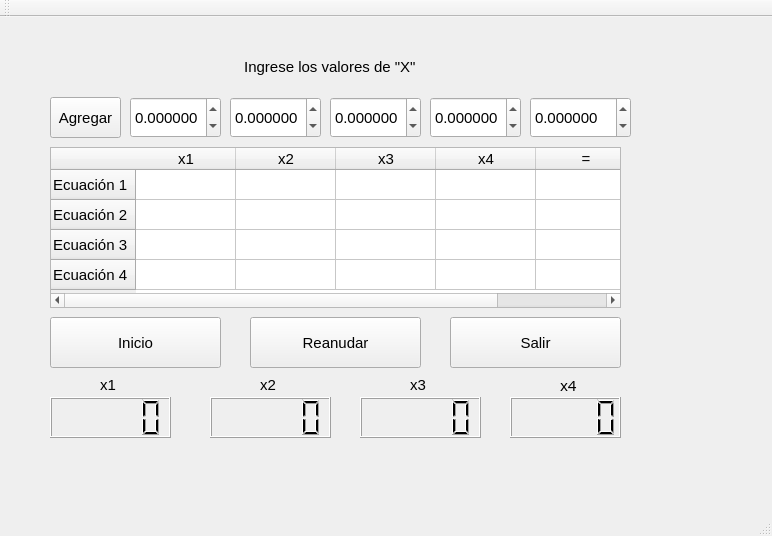
<?xml version="1.0" encoding="UTF-8"?>
<ui version="4.0">
 <class>Gauss</class>
 <widget class="QMainWindow" name="Gauss">
  <property name="geometry">
   <rect>
    <x>0</x>
    <y>0</y>
    <width>772</width>
    <height>536</height>
   </rect>
  </property>
  <property name="font">
   <font>
    <pointsize>11</pointsize>
   </font>
  </property>
  <property name="windowTitle">
   <string>Gauss</string>
  </property>
  <widget class="QWidget" name="centralWidget">
   <widget class="QTableWidget" name="tabla">
    <property name="geometry">
     <rect>
      <x>50</x>
      <y>130</y>
      <width>571</width>
      <height>161</height>
     </rect>
    </property>
    <row>
     <property name="text">
      <string>Ecuación 1</string>
     </property>
    </row>
    <row>
     <property name="text">
      <string>Ecuación 2</string>
     </property>
    </row>
    <row>
     <property name="text">
      <string>Ecuación 3</string>
     </property>
    </row>
    <row>
     <property name="text">
      <string>Ecuación 4</string>
     </property>
    </row>
    <column>
     <property name="text">
      <string>x1</string>
     </property>
    </column>
    <column>
     <property name="text">
      <string>x2</string>
     </property>
    </column>
    <column>
     <property name="text">
      <string>x3</string>
     </property>
    </column>
    <column>
     <property name="text">
      <string>x4</string>
     </property>
    </column>
    <column>
     <property name="text">
      <string>=</string>
     </property>
    </column>
   </widget>
   <widget class="QPushButton" name="Inicio">
    <property name="geometry">
     <rect>
      <x>50</x>
      <y>300</y>
      <width>171</width>
      <height>51</height>
     </rect>
    </property>
    <property name="text">
     <string>Inicio</string>
    </property>
   </widget>
   <widget class="QPushButton" name="Reanudar">
    <property name="geometry">
     <rect>
      <x>250</x>
      <y>300</y>
      <width>171</width>
      <height>51</height>
     </rect>
    </property>
    <property name="text">
     <string>Reanudar</string>
    </property>
   </widget>
   <widget class="QPushButton" name="Salir">
    <property name="geometry">
     <rect>
      <x>450</x>
      <y>300</y>
      <width>171</width>
      <height>51</height>
     </rect>
    </property>
    <property name="text">
     <string>Salir</string>
    </property>
   </widget>
   <widget class="QLCDNumber" name="p1">
    <property name="geometry">
     <rect>
      <x>50</x>
      <y>380</y>
      <width>121</width>
      <height>41</height>
     </rect>
    </property>
   </widget>
   <widget class="QLCDNumber" name="p2">
    <property name="geometry">
     <rect>
      <x>210</x>
      <y>380</y>
      <width>121</width>
      <height>41</height>
     </rect>
    </property>
   </widget>
   <widget class="QLCDNumber" name="p4">
    <property name="geometry">
     <rect>
      <x>510</x>
      <y>380</y>
      <width>111</width>
      <height>41</height>
     </rect>
    </property>
   </widget>
   <widget class="QLCDNumber" name="p3">
    <property name="geometry">
     <rect>
      <x>360</x>
      <y>380</y>
      <width>121</width>
      <height>41</height>
     </rect>
    </property>
   </widget>
   <widget class="QLabel" name="label">
    <property name="geometry">
     <rect>
      <x>100</x>
      <y>360</y>
      <width>21</width>
      <height>16</height>
     </rect>
    </property>
    <property name="text">
     <string>x1</string>
    </property>
   </widget>
   <widget class="QLabel" name="label_2">
    <property name="geometry">
     <rect>
      <x>410</x>
      <y>360</y>
      <width>21</width>
      <height>16</height>
     </rect>
    </property>
    <property name="text">
     <string>x3</string>
    </property>
   </widget>
   <widget class="QLabel" name="label_3">
    <property name="geometry">
     <rect>
      <x>260</x>
      <y>360</y>
      <width>21</width>
      <height>16</height>
     </rect>
    </property>
    <property name="text">
     <string>x2</string>
    </property>
   </widget>
   <widget class="QLabel" name="label_4">
    <property name="geometry">
     <rect>
      <x>560</x>
      <y>360</y>
      <width>21</width>
      <height>16</height>
     </rect>
    </property>
    <property name="font">
     <font>
      <family>Shruti</family>
     </font>
    </property>
    <property name="text">
     <string>x4</string>
    </property>
   </widget>
   <widget class="QPushButton" name="Agregar">
    <property name="geometry">
     <rect>
      <x>50</x>
      <y>80</y>
      <width>71</width>
      <height>41</height>
     </rect>
    </property>
    <property name="text">
     <string>Agregar</string>
    </property>
   </widget>
   <widget class="QDoubleSpinBox" name="va1">
    <property name="geometry">
     <rect>
      <x>130</x>
      <y>80</y>
      <width>91</width>
      <height>41</height>
     </rect>
    </property>
    <property name="decimals">
     <number>6</number>
    </property>
    <property name="minimum">
     <double>-9999999.000000000000000</double>
    </property>
    <property name="maximum">
     <double>9999999.000000000000000</double>
    </property>
    <property name="singleStep">
     <double>0.100000000000000</double>
    </property>
   </widget>
   <widget class="QDoubleSpinBox" name="va2">
    <property name="geometry">
     <rect>
      <x>230</x>
      <y>80</y>
      <width>91</width>
      <height>41</height>
     </rect>
    </property>
    <property name="decimals">
     <number>6</number>
    </property>
    <property name="minimum">
     <double>-9999999.000000000000000</double>
    </property>
    <property name="maximum">
     <double>9999999.000000000000000</double>
    </property>
    <property name="singleStep">
     <double>0.100000000000000</double>
    </property>
   </widget>
   <widget class="QDoubleSpinBox" name="va3">
    <property name="geometry">
     <rect>
      <x>330</x>
      <y>80</y>
      <width>91</width>
      <height>41</height>
     </rect>
    </property>
    <property name="decimals">
     <number>6</number>
    </property>
    <property name="minimum">
     <double>-9999999.000000000000000</double>
    </property>
    <property name="maximum">
     <double>9999999.000000000000000</double>
    </property>
    <property name="singleStep">
     <double>0.100000000000000</double>
    </property>
   </widget>
   <widget class="QDoubleSpinBox" name="va4">
    <property name="geometry">
     <rect>
      <x>430</x>
      <y>80</y>
      <width>91</width>
      <height>41</height>
     </rect>
    </property>
    <property name="decimals">
     <number>6</number>
    </property>
    <property name="minimum">
     <double>-9999999.000000000000000</double>
    </property>
    <property name="maximum">
     <double>9999999.000000000000000</double>
    </property>
    <property name="singleStep">
     <double>0.100000000000000</double>
    </property>
   </widget>
   <widget class="QDoubleSpinBox" name="vaigual">
    <property name="geometry">
     <rect>
      <x>530</x>
      <y>80</y>
      <width>101</width>
      <height>41</height>
     </rect>
    </property>
    <property name="decimals">
     <number>6</number>
    </property>
    <property name="minimum">
     <double>-9999999.000000000000000</double>
    </property>
    <property name="maximum">
     <double>9999999.000000000000000</double>
    </property>
   </widget>
   <widget class="QLabel" name="label_5">
    <property name="geometry">
     <rect>
      <x>240</x>
      <y>40</y>
      <width>181</width>
      <height>20</height>
     </rect>
    </property>
    <property name="text">
     <string> Ingrese los valores de &quot;X&quot;</string>
    </property>
   </widget>
  </widget>
  <widget class="QMenuBar" name="menuBar">
   <property name="geometry">
    <rect>
     <x>0</x>
     <y>0</y>
     <width>772</width>
     <height>21</height>
    </rect>
   </property>
  </widget>
  <widget class="QToolBar" name="mainToolBar">
   <attribute name="toolBarArea">
    <enum>TopToolBarArea</enum>
   </attribute>
   <attribute name="toolBarBreak">
    <bool>false</bool>
   </attribute>
  </widget>
  <widget class="QStatusBar" name="statusBar"/>
 </widget>
 <layoutdefault spacing="6" margin="11"/>
 <resources/>
 <connections>
  <connection>
   <sender>Salir</sender>
   <signal>clicked()</signal>
   <receiver>Gauss</receiver>
   <slot>close()</slot>
   <hints>
    <hint type="sourcelabel">
     <x>617</x>
     <y>354</y>
    </hint>
    <hint type="destinationlabel">
     <x>637</x>
     <y>397</y>
    </hint>
   </hints>
  </connection>
 </connections>
</ui>
